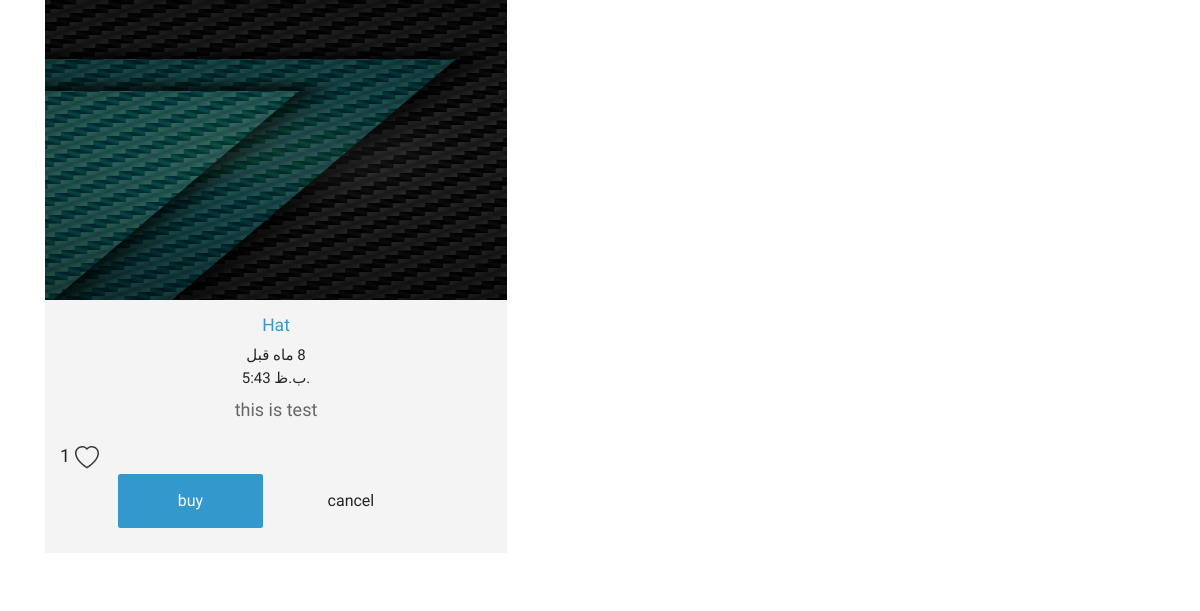
The page /product/hat-pqs2 on the database its author committed.
### products/models.py (models this page shows, shortened)
class Product(models.Model):
    title = models.CharField(max_length=120)
    slug = models.SlugField(blank=True, unique=True)
    description = models.TextField()
    price = models.DecimalField(max_digits=20, decimal_places=2, default=10.36)
    image = models.ImageField(upload_to=upload_image_path, null=True, blank=True)
    featured = models.BooleanField(default=False)
    active = models.BooleanField(default=False)
    timestamp = models.DateTimeField(auto_now_add=True)
    likes = models.ManyToManyField(
        User, related_name='like', default=None, blank=True)
    like_count = models.BigIntegerField(default='0')
    objects = ProductManager()

### products/views.py (the view)
# urls.py: path('<slug>', ProdutDetailSlugView.as_view(), name="detail"),
class ProdutDetailSlugView(DetailView):
    queryset = Product.objects.all()
    template_name = "products/product_detail.html"
    def get_object(self, *args, **kwargs):
        request = self.request
        slug = self.kwargs.get('slug')
        try:
            product = Product.objects.get(slug=slug, active=True)
        except Product.DoesNotExist:
            raise Http404("product doesnt Exists")
        except Product.MultipleObjectsReturned:
            qs = Product.objects.filter(slug=slug, active=True)
            product = qs.first()
        except:
            raise Http404("not found ...")
        return product

### products/models.py (called while the page is built)
    def get_queryset(self):
        return ProductQuerySet(self.model, using=self._db)

### products/templates/products/product_detail.html (shortened to what this page needs)
{% extends 'base.html' %}
{% load static %}
{% url 'register' as register_url %}
{% block content %}
<div class="container">
<div class="text-center tm-catalog-item">
    <div class="position-relative tm-thumbnail-container">
        <img style="height: 300px ; width: 500px" src="{{ object.image.url }}" alt="{{ object.title }}">
        <a href="{% url 'products:detail' slug=product.slug %}" class="position-absolute tm-img-overlay">
                                </a>
    </div>
        <div class="p-4 tm-bg-gray tm-catalog-item-description">
          <h3 class="tm-text-primary mb-3 tm-catalog-item-title">{{ object.title | title}}</h3>
             <h4 style="direction: rtl">{{ object.timestamp | timesince }} قبل</h4>
             <h4>{{ object.timestamp | time }} </h4>
           <p class="tm-catalog-item-text">{{ object.description | linebreaksbr }}</p>
          <p style="text-align: center">
          <div class="d-flex">
        {% if request.user.is_authenticated %}
        <div class="pr-2">
          <button class="btn btn-link text-dark p-0 border-0 btn-outline-light" id="like-button" value="{{product.id}}">
            <span class="" id="like_count">{{product.like_count}}</span>
            <svg xmlns="http://www.w3.org/2000/svg" width="16" height="16" fill="currentColor" class="bi bi-heart-fill" viewBox="0 0 16 16">
  <path fill-rule="evenodd" d="M8 1.314C12.438-3.248 23.534 4.735 8 15-7.534 4.736 3.562-3.248 8 1.314z"/>
</svg>
          </button>
        </div>
        {% else %}
        <div class="pr-2">
          <span class="" id="like_count">{{product.like_count}}</span>
          <a href="{{ register_url }}" class="btn btn-link text-dark p-0 border-0 btn-outline-light"
            value="{{product.id}}">
          </a>
        </div>
        {% endif %}
        </div>
              <a href="#" class="btn btn-primary" role="button">buy</a>
              <a href="#" class="btn btn-default" role="button">cancel</a>
          </p>
        </div>
    </div>
</div>
{% endblock %}
{% block header_styles %}
    <link rel="stylesheet" href="{% static 'css/main.css' %}"/>
{% endblock %}

### rows shown on the page
Product: image (picture), title "Hat", timestamp "8 ماه", timestamp "5:43 ب.ظ.", description "this is test", like_count "1"
